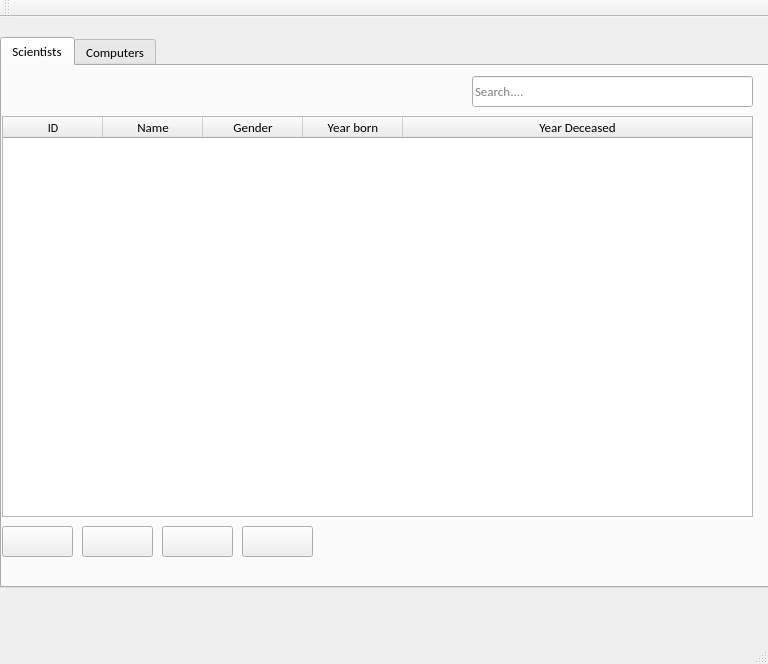
<?xml version="1.0" encoding="UTF-8"?>
<ui version="4.0">
 <class>MainWindow</class>
 <widget class="QMainWindow" name="MainWindow">
  <property name="geometry">
   <rect>
    <x>0</x>
    <y>0</y>
    <width>768</width>
    <height>664</height>
   </rect>
  </property>
  <property name="focusPolicy">
   <enum>Qt::StrongFocus</enum>
  </property>
  <property name="contextMenuPolicy">
   <enum>Qt::NoContextMenu</enum>
  </property>
  <property name="windowTitle">
   <string>MainWindow</string>
  </property>
  <widget class="QWidget" name="centralWidget">
   <widget class="QTabWidget" name="tabWidget">
    <property name="geometry">
     <rect>
      <x>0</x>
      <y>20</y>
      <width>771</width>
      <height>551</height>
     </rect>
    </property>
    <property name="font">
     <font>
      <family>Calibri</family>
      <pointsize>10</pointsize>
     </font>
    </property>
    <property name="tabPosition">
     <enum>QTabWidget::North</enum>
    </property>
    <property name="currentIndex">
     <number>0</number>
    </property>
    <widget class="QWidget" name="tab">
     <attribute name="title">
      <string>Scientists</string>
     </attribute>
     <widget class="QLineEdit" name="search_box">
      <property name="geometry">
       <rect>
        <x>470</x>
        <y>10</y>
        <width>281</width>
        <height>31</height>
       </rect>
      </property>
      <property name="mouseTracking">
       <bool>true</bool>
      </property>
      <property name="layoutDirection">
       <enum>Qt::LeftToRight</enum>
      </property>
      <property name="autoFillBackground">
       <bool>true</bool>
      </property>
      <property name="placeholderText">
       <string>Search....</string>
      </property>
      <property name="cursorMoveStyle">
       <enum>Qt::LogicalMoveStyle</enum>
      </property>
      <property name="clearButtonEnabled">
       <bool>true</bool>
      </property>
     </widget>
     <widget class="QPushButton" name="button_scientist_info">
      <property name="geometry">
       <rect>
        <x>240</x>
        <y>460</y>
        <width>71</width>
        <height>31</height>
       </rect>
      </property>
      <property name="text">
       <string/>
      </property>
      <property name="icon">
       <iconset>
        <normaloff>../icons/Infobox_info_icon.svg.png</normaloff>../icons/Infobox_info_icon.svg.png</iconset>
      </property>
     </widget>
     <widget class="QPushButton" name="pushButton_add_new_scientist">
      <property name="geometry">
       <rect>
        <x>0</x>
        <y>337</y>
        <width>91</width>
        <height>31</height>
       </rect>
      </property>
      <property name="text">
       <string>Add new</string>
      </property>
     </widget>
     <widget class="QTableWidget" name="scientist_table">
      <property name="geometry">
       <rect>
        <x>0</x>
        <y>50</y>
        <width>751</width>
        <height>401</height>
       </rect>
      </property>
      <property name="editTriggers">
       <set>QAbstractItemView::NoEditTriggers</set>
      </property>
      <property name="selectionBehavior">
       <enum>QAbstractItemView::SelectRows</enum>
      </property>
      <property name="showGrid">
       <bool>false</bool>
      </property>
      <property name="sortingEnabled">
       <bool>true</bool>
      </property>
      <attribute name="horizontalHeaderCascadingSectionResizes">
       <bool>false</bool>
      </attribute>
      <attribute name="horizontalHeaderHighlightSections">
       <bool>true</bool>
      </attribute>
      <attribute name="horizontalHeaderShowSortIndicator" stdset="0">
       <bool>true</bool>
      </attribute>
      <attribute name="horizontalHeaderStretchLastSection">
       <bool>true</bool>
      </attribute>
      <attribute name="verticalHeaderVisible">
       <bool>false</bool>
      </attribute>
      <attribute name="verticalHeaderDefaultSectionSize">
       <number>42</number>
      </attribute>
      <attribute name="verticalHeaderStretchLastSection">
       <bool>false</bool>
      </attribute>
      <column>
       <property name="text">
        <string>ID</string>
       </property>
       <property name="font">
        <font>
         <family>Calibri</family>
         <pointsize>9</pointsize>
        </font>
       </property>
      </column>
      <column>
       <property name="text">
        <string>Name</string>
       </property>
      </column>
      <column>
       <property name="text">
        <string>Gender</string>
       </property>
      </column>
      <column>
       <property name="text">
        <string>Year born</string>
       </property>
      </column>
      <column>
       <property name="text">
        <string>Year Deceased</string>
       </property>
      </column>
     </widget>
     <widget class="QPushButton" name="button_add_scientist">
      <property name="geometry">
       <rect>
        <x>0</x>
        <y>460</y>
        <width>71</width>
        <height>31</height>
       </rect>
      </property>
      <property name="text">
       <string/>
      </property>
      <property name="icon">
       <iconset>
        <normaloff>../icons/Add.ico</normaloff>../icons/Add.ico</iconset>
      </property>
     </widget>
     <widget class="QPushButton" name="button_scientist_edit">
      <property name="geometry">
       <rect>
        <x>80</x>
        <y>460</y>
        <width>71</width>
        <height>31</height>
       </rect>
      </property>
      <property name="text">
       <string/>
      </property>
      <property name="icon">
       <iconset>
        <normaloff>../icons/edit.png</normaloff>../icons/edit.png</iconset>
      </property>
     </widget>
     <widget class="QPushButton" name="button_scientist_remove">
      <property name="geometry">
       <rect>
        <x>160</x>
        <y>460</y>
        <width>71</width>
        <height>31</height>
       </rect>
      </property>
      <property name="text">
       <string/>
      </property>
      <property name="icon">
       <iconset>
        <normaloff>../icons/remove.ico</normaloff>../icons/remove.ico</iconset>
      </property>
     </widget>
    </widget>
    <widget class="QWidget" name="tab_2">
     <attribute name="title">
      <string>Computers</string>
     </attribute>
     <widget class="QPushButton" name="pushButton_add_new_scientist_2">
      <property name="geometry">
       <rect>
        <x>0</x>
        <y>350</y>
        <width>91</width>
        <height>31</height>
       </rect>
      </property>
      <property name="text">
       <string>Add new</string>
      </property>
     </widget>
     <widget class="QTableWidget" name="computer_table">
      <property name="geometry">
       <rect>
        <x>0</x>
        <y>50</y>
        <width>751</width>
        <height>401</height>
       </rect>
      </property>
      <property name="font">
       <font>
        <family>Calibri</family>
        <pointsize>10</pointsize>
       </font>
      </property>
      <property name="editTriggers">
       <set>QAbstractItemView::NoEditTriggers</set>
      </property>
      <property name="selectionBehavior">
       <enum>QAbstractItemView::SelectRows</enum>
      </property>
      <property name="showGrid">
       <bool>false</bool>
      </property>
      <property name="sortingEnabled">
       <bool>true</bool>
      </property>
      <attribute name="horizontalHeaderCascadingSectionResizes">
       <bool>false</bool>
      </attribute>
      <attribute name="horizontalHeaderHighlightSections">
       <bool>true</bool>
      </attribute>
      <attribute name="horizontalHeaderShowSortIndicator" stdset="0">
       <bool>true</bool>
      </attribute>
      <attribute name="horizontalHeaderStretchLastSection">
       <bool>true</bool>
      </attribute>
      <attribute name="verticalHeaderVisible">
       <bool>false</bool>
      </attribute>
      <attribute name="verticalHeaderDefaultSectionSize">
       <number>42</number>
      </attribute>
      <attribute name="verticalHeaderStretchLastSection">
       <bool>false</bool>
      </attribute>
      <column>
       <property name="text">
        <string>ID</string>
       </property>
      </column>
      <column>
       <property name="text">
        <string>Name</string>
       </property>
      </column>
      <column>
       <property name="text">
        <string>Type</string>
       </property>
      </column>
      <column>
       <property name="text">
        <string>Year Built</string>
       </property>
      </column>
      <column>
       <property name="text">
        <string>Development</string>
       </property>
      </column>
     </widget>
     <widget class="QLineEdit" name="search_box_computer">
      <property name="geometry">
       <rect>
        <x>470</x>
        <y>10</y>
        <width>281</width>
        <height>31</height>
       </rect>
      </property>
      <property name="font">
       <font>
        <family>Calibri</family>
        <pointsize>10</pointsize>
       </font>
      </property>
      <property name="mouseTracking">
       <bool>true</bool>
      </property>
      <property name="layoutDirection">
       <enum>Qt::LeftToRight</enum>
      </property>
      <property name="autoFillBackground">
       <bool>true</bool>
      </property>
      <property name="alignment">
       <set>Qt::AlignLeading|Qt::AlignLeft|Qt::AlignVCenter</set>
      </property>
      <property name="placeholderText">
       <string>Search....</string>
      </property>
      <property name="cursorMoveStyle">
       <enum>Qt::LogicalMoveStyle</enum>
      </property>
      <property name="clearButtonEnabled">
       <bool>true</bool>
      </property>
     </widget>
     <widget class="QPushButton" name="button_info_computer">
      <property name="geometry">
       <rect>
        <x>240</x>
        <y>460</y>
        <width>71</width>
        <height>31</height>
       </rect>
      </property>
      <property name="text">
       <string/>
      </property>
      <property name="icon">
       <iconset>
        <normaloff>../icons/Infobox_info_icon.svg.png</normaloff>../icons/Infobox_info_icon.svg.png</iconset>
      </property>
     </widget>
     <widget class="QPushButton" name="button_add_computer">
      <property name="geometry">
       <rect>
        <x>0</x>
        <y>460</y>
        <width>71</width>
        <height>31</height>
       </rect>
      </property>
      <property name="layoutDirection">
       <enum>Qt::LeftToRight</enum>
      </property>
      <property name="text">
       <string/>
      </property>
      <property name="icon">
       <iconset>
        <normaloff>../icons/Add.ico</normaloff>../icons/Add.ico</iconset>
      </property>
      <property name="autoDefault">
       <bool>false</bool>
      </property>
      <property name="default">
       <bool>false</bool>
      </property>
     </widget>
     <widget class="QPushButton" name="button_computer_edit">
      <property name="geometry">
       <rect>
        <x>80</x>
        <y>460</y>
        <width>71</width>
        <height>31</height>
       </rect>
      </property>
      <property name="text">
       <string/>
      </property>
      <property name="icon">
       <iconset>
        <normaloff>../icons/edit.png</normaloff>../icons/edit.png</iconset>
      </property>
     </widget>
     <widget class="QPushButton" name="button_computer_remove">
      <property name="geometry">
       <rect>
        <x>160</x>
        <y>460</y>
        <width>71</width>
        <height>31</height>
       </rect>
      </property>
      <property name="text">
       <string/>
      </property>
      <property name="icon">
       <iconset>
        <normaloff>../icons/remove.ico</normaloff>../icons/remove.ico</iconset>
      </property>
     </widget>
    </widget>
   </widget>
  </widget>
  <widget class="QToolBar" name="mainToolBar">
   <attribute name="toolBarArea">
    <enum>TopToolBarArea</enum>
   </attribute>
   <attribute name="toolBarBreak">
    <bool>false</bool>
   </attribute>
  </widget>
  <widget class="QStatusBar" name="statusBar"/>
 </widget>
 <layoutdefault spacing="6" margin="11"/>
 <resources/>
 <connections/>
</ui>
